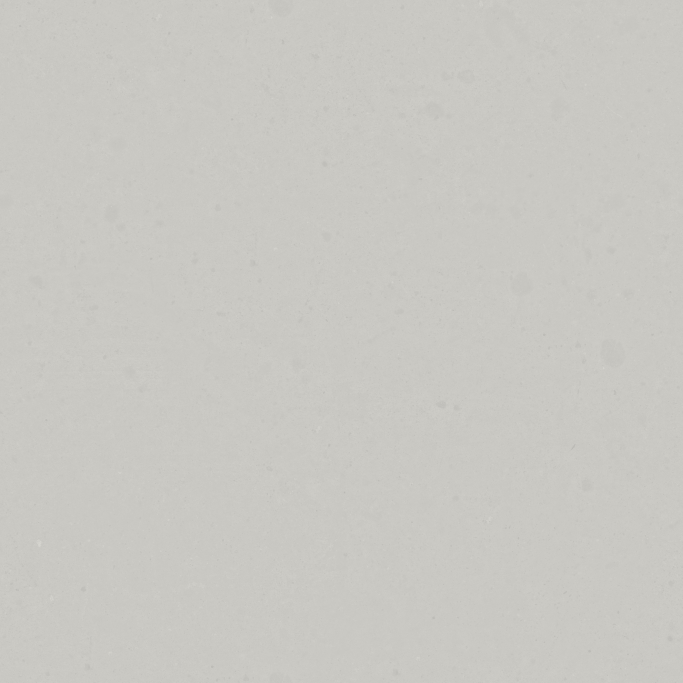
#> input picture unity/InputProbe/Assets/_Parkside/Lookdev/Generated/FacadePlaster.png, 2048 x 2048 px, given in place of concrete_floor_diff_2k.jpg, which was not available (shown at 1/3 size)
$ python prepare-parking-lookdev.py
#> lines starting #> are read from the running program, lines starting #| are printed output that depends on the picture
"""Pack PBR channels and author a metre-scaled road wear/paint mask for the Unity scene."""
from pathlib import Path
import json
import random
import numpy as np
from PIL import Image, ImageDraw, ImageFilter, ImageFont

ROOT = Path(__file__).resolve().parents[1]
ART = ROOT / 'unity/InputProbe/Assets/_Parkside/Lookdev'
TEX = ART / 'Textures'

for directory in TEX.iterdir():
    if not directory.is_dir():
        continue
    for arm in directory.glob('*arm*.jpg'):
        values = np.asarray(Image.open(arm).convert('RGB'))
        packed = np.zeros((*values.shape[:2], 4), dtype=np.uint8)
        packed[:, :, 0] = values[:, :, 2]
        packed[:, :, 1] = values[:, :, 0]
        packed[:, :, 3] = 255 - values[:, :, 1]
        Image.fromarray(packed).save(arm.with_name(arm.stem.replace('_arm_', '_metalSmooth_') + '.png'))
    for alpha in directory.glob('*alpha*'):
        diffuse = next(directory.glob(alpha.stem.replace('_alpha_', '_diff_') + '.jpg'), None)
        diffuse = diffuse or next(directory.glob(alpha.stem.replace('_alpha_', '_diff_') + '.png'), None)
        if diffuse:
            output = Image.open(diffuse).convert('RGBA')
            output.putalpha(Image.open(alpha).convert('L'))
            output.save(diffuse.with_suffix('.png'))

generated = ART / 'Generated'
generated.mkdir(parents=True, exist_ok=True)
concrete_image = np.asarray(Image.open(TEX / 'concrete_floor/concrete_floor_diff_2k.jpg').convert('RGB')).astype(float) / 255
grey = concrete_image.mean(axis=2)
for name, base, detail in [('FacadePlaster', .79, .13), ('CurbstoneColour', .64, .33)]:
    value = np.clip(base + (grey-grey.mean())*detail,0,1)
    output = np.stack([value,value*.995,value*.97],axis=2)
    Image.fromarray((output*255).astype('uint8')).save(generated / (name+'.png'))
SIZE = 2048
WORLD_X, WORLD_Z = 36, 32
rng = random.Random(2411)

def pixel(x, z):
    return ((x / WORLD_X + .5) * SIZE, (.5 - z / WORLD_Z) * SIZE)

def line(draw, points, width, fill):
    draw.line([pixel(x, z) for x, z in points], fill=fill, width=max(1, round(width / WORLD_X * SIZE)))

paint = Image.new('L', (SIZE, SIZE))
#> paint: PIL image 2048x2048 L; every value is 0
draw = ImageDraw.Draw(paint)
for index in range(9):
    x = -10.4 + index * 2.6
    line(draw, [(x, 3), (x, 8.4)], .1, 242)
line(draw, [(-10.4, 8.4), (10.4, 8.4)], .1, 242)
font_path = ROOT / 'unity/InputProbe/Assets/_Parkside/UI/Fonts/AstaSans-Bold.ttf'
font = ImageFont.truetype(str(font_path), 31)
for index in range(8):
    x, y = pixel(-9.1 + index * 2.6, 3.8)
    draw.text((x, y), str(101 + index), fill=210, font=font, anchor='mm')
# One simple circulation arrow, deliberately outside the parking stalls.
draw.polygon([pixel(x, z) for x, z in [(-.13,-5),(.13,-5),(.13,-3.5),(.6,-3.5),(0,-2.8),(-.6,-3.5),(-.13,-3.5)]], fill=225)
noise = np.random.default_rng(2411)
coarse = Image.fromarray(noise.integers(65, 250, (320, 320), dtype=np.uint8)).resize((SIZE, SIZE), Image.Resampling.BILINEAR)
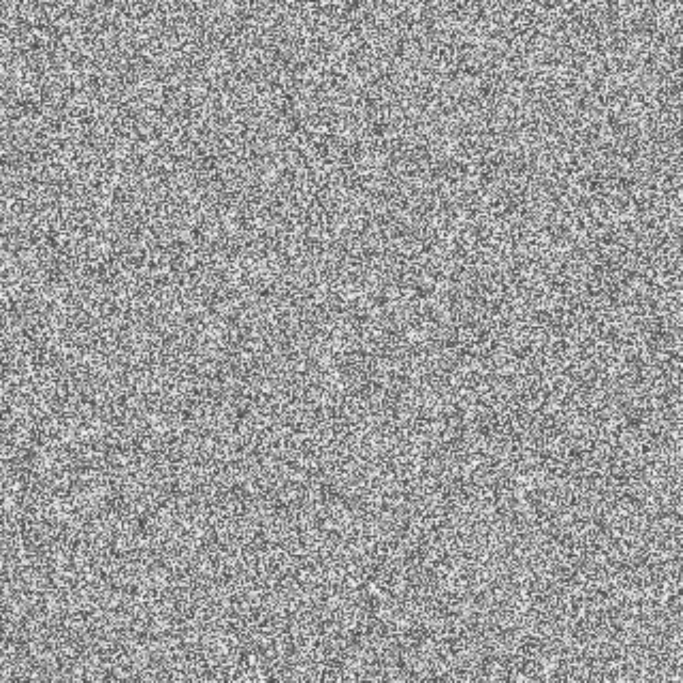
#> coarse: PIL image 2048x2048 L (shown at 1/3 size); min 65, max 249, mean 157.1
wear = np.asarray(coarse) / 255
paint_values = np.asarray(paint).astype(float)
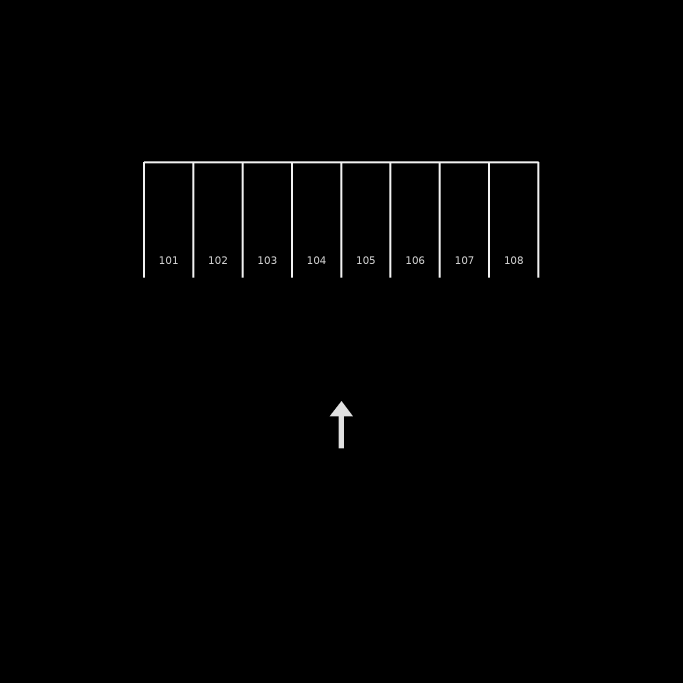
#> paint_values: shape (2048, 2048) float64 (shown at 1/3 size); min 0, max 242, mean 1.8
paint_values *= .55 + .45 * wear
speckle = noise.random((SIZE, SIZE))
paint_values[speckle < .055] *= .23

macro = Image.fromarray(noise.integers(65, 235, (24, 24), dtype=np.uint8)).resize((SIZE, SIZE), Image.Resampling.BICUBIC).filter(ImageFilter.GaussianBlur(23))
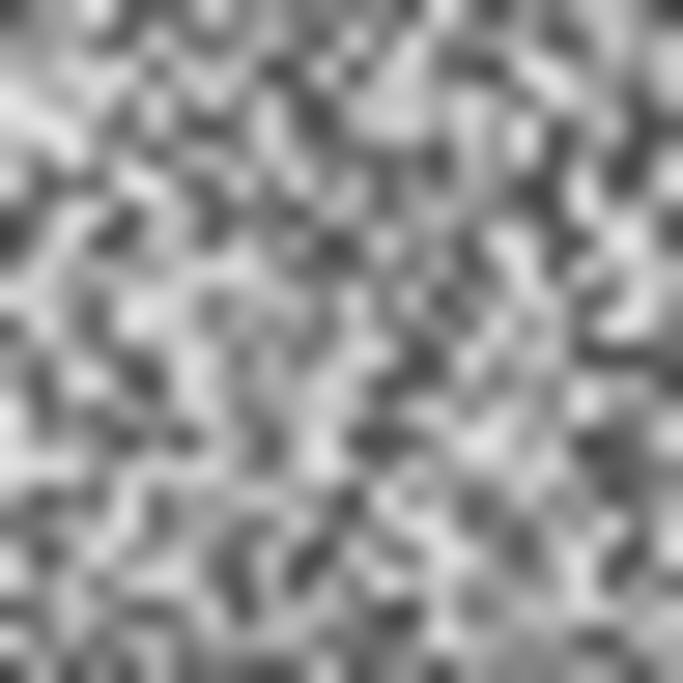
#> macro: PIL image 2048x2048 L (shown at 1/3 size); min 58, max 234, mean 149.5
cracks = Image.new('L', (SIZE, SIZE))
draw = ImageDraw.Draw(cracks)
for cx, cz in [(-13,-5),(12,4),(-4,1.2),(5,10),(10,-11)]:
    points = [(cx, cz)]
    for _ in range(12):
        cx += rng.uniform(-.35,.5); cz += rng.uniform(.15,.5)
        points.append((cx,cz))
    line(draw, points, .018, 170)
    bx,bz = points[6]
    line(draw, [(bx,bz),(bx+.3,bz+.2),(bx+.7,bz+.35),(bx+1,bz+.3)], .012, 120)

oil = Image.new('L', (SIZE, SIZE))
draw = ImageDraw.Draw(oil)
for x,z in [(-8.9,6.1),(6.2,6.2),(-4.5,5.8),(3,-5)]:
    for _ in range(9):
        sx,sz = x+rng.uniform(-.6,.6),z+rng.uniform(-.5,.5)
        a,b = pixel(sx-.15,sz+.19),pixel(sx+.15,sz-.19)
        draw.ellipse([a,b], fill=rng.randint(20,75))
oil = oil.filter(ImageFilter.GaussianBlur(9))
packed = np.stack([np.asarray(macro), np.asarray(cracks), paint_values.clip(0,255).astype(np.uint8), np.asarray(oil)], axis=2)
Image.fromarray(packed).save(generated / 'ParkingWearMask.png')
print('Packed metallic/smoothness, leaf opacity, and 2048px road paint/wear maps.')
